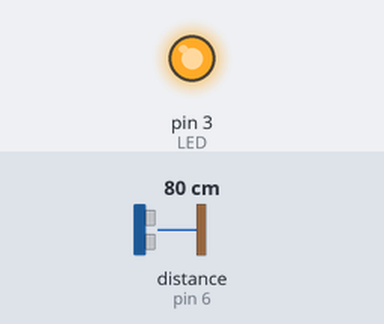
This sketch was run on a simulated Arduino Uno, built with avr-gcc and run on an emulated ATmega328P. Shown: output pins drawn as LEDs (lit = HIGH). Wiring (inferred from the names in the program): ultrasonic range finder: trigger pin 5; echo pin 6. The inputs (shaded band) are chosen by the test bench; at power-on: distance to the obstacle (sensor on pin 6) 80 cm. The echo pulse lasts 58.3 µs per cm; pins used as bus, display or sensor lines are not drawn.

Above: at 1.2 s.
1.3 s: distance to the obstacle (sensor on pin 6) set to 29 cm
2.8 s: distance to the obstacle (sensor on pin 6) set to 23 cm
At 4.1 s:
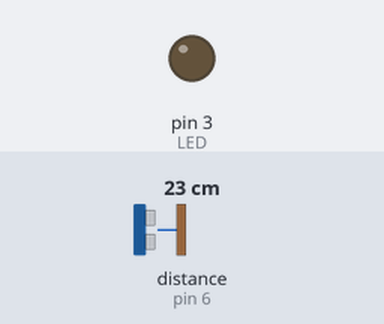
4.4 s: distance to the obstacle (sensor on pin 6) set to 35 cm
At 5.2 s:
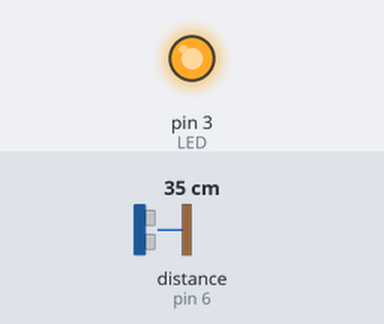
5.9 s: distance to the obstacle (sensor on pin 6) set to 2 cm
At 6.5 s:
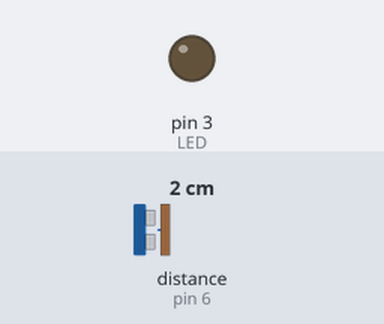
Timing chart, 0 to 8.4 s (numbered marks = the images above; inputs shaded):
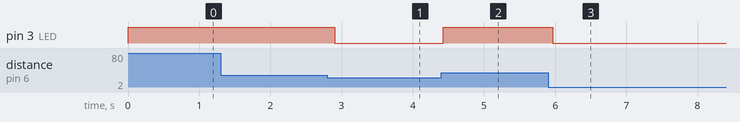

The sketch:

software.ino
```cpp
#define TRIG 5 //Green
#define ECHO 6  //Orange
#define LED 3 //Yellow

float distance, duration;

void setup() {
  pinMode(TRIG, OUTPUT);
  pinMode(ECHO, INPUT);
  pinMode(LED, OUTPUT);

}
void loop() {

  digitalWrite(TRIG, LOW);
  delayMicroseconds(2);
  digitalWrite(TRIG, HIGH);
  delayMicroseconds(10);
  digitalWrite(TRIG, LOW);

  duration = pulseIn(ECHO, HIGH);
  distance = (duration * .0343) / 2;
  if (distance >= 25) {
    digitalWrite(LED, HIGH);
    }
  else {
    digitalWrite(LED, LOW);
  }
  delay(100);
}
```

Measured:
- the behaviour switches between 26 and 25 cm on distance to the obstacle (sensor on pin 6) (found by bisection; images 0 and 1)
- after the input at 1.3 s, every drawn part: stays the same
- after the input at 2.8 s, pin 3 (LED): HIGH → LOW after 0.10 s
- after the input at 4.4 s, pin 3 (LED): LOW → HIGH at once
- after the input at 5.9 s, pin 3 (LED): HIGH → LOW after 0.07 s
